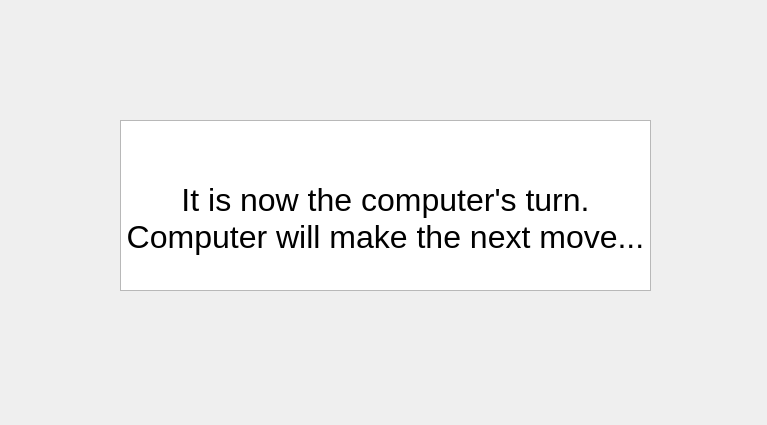
<?xml version="1.0" encoding="UTF-8"?>
<ui version="4.0">
 <class>Form</class>
 <widget class="QWidget" name="Form">
  <property name="geometry">
   <rect>
    <x>0</x>
    <y>0</y>
    <width>767</width>
    <height>425</height>
   </rect>
  </property>
  <property name="windowTitle">
   <string>Form</string>
  </property>
  <widget class="QTextEdit" name="textEdit">
   <property name="geometry">
    <rect>
     <x>120</x>
     <y>120</y>
     <width>531</width>
     <height>171</height>
    </rect>
   </property>
   <property name="html">
    <string>&lt;!DOCTYPE HTML PUBLIC &quot;-//W3C//DTD HTML 4.0//EN&quot; &quot;http://www.w3.org/TR/REC-html40/strict.dtd&quot;&gt;
&lt;html&gt;&lt;head&gt;&lt;meta name=&quot;qrichtext&quot; content=&quot;1&quot; /&gt;&lt;style type=&quot;text/css&quot;&gt;
p, li { white-space: pre-wrap; }
&lt;/style&gt;&lt;/head&gt;&lt;body style=&quot; font-family:'.AppleSystemUIFont'; font-size:13pt; font-weight:400; font-style:normal;&quot;&gt;
&lt;p align=&quot;center&quot; style=&quot;-qt-paragraph-type:empty; margin-top:0px; margin-bottom:0px; margin-left:0px; margin-right:0px; -qt-block-indent:0; text-indent:0px;&quot;&gt;&lt;br /&gt;&lt;/p&gt;
&lt;p align=&quot;center&quot; style=&quot;-qt-paragraph-type:empty; margin-top:0px; margin-bottom:0px; margin-left:0px; margin-right:0px; -qt-block-indent:0; text-indent:0px; font-size:24pt;&quot;&gt;&lt;br /&gt;&lt;/p&gt;
&lt;p align=&quot;center&quot; style=&quot; margin-top:0px; margin-bottom:0px; margin-left:0px; margin-right:0px; -qt-block-indent:0; text-indent:0px;&quot;&gt;&lt;span style=&quot; font-size:24pt;&quot;&gt;It is now the computer's turn.&lt;/span&gt;&lt;/p&gt;
&lt;p align=&quot;center&quot; style=&quot; margin-top:0px; margin-bottom:0px; margin-left:0px; margin-right:0px; -qt-block-indent:0; text-indent:0px;&quot;&gt;&lt;span style=&quot; font-size:24pt;&quot;&gt;Computer will make the next move...&lt;/span&gt;&lt;/p&gt;&lt;/body&gt;&lt;/html&gt;</string>
   </property>
  </widget>
 </widget>
 <resources/>
 <connections/>
</ui>
